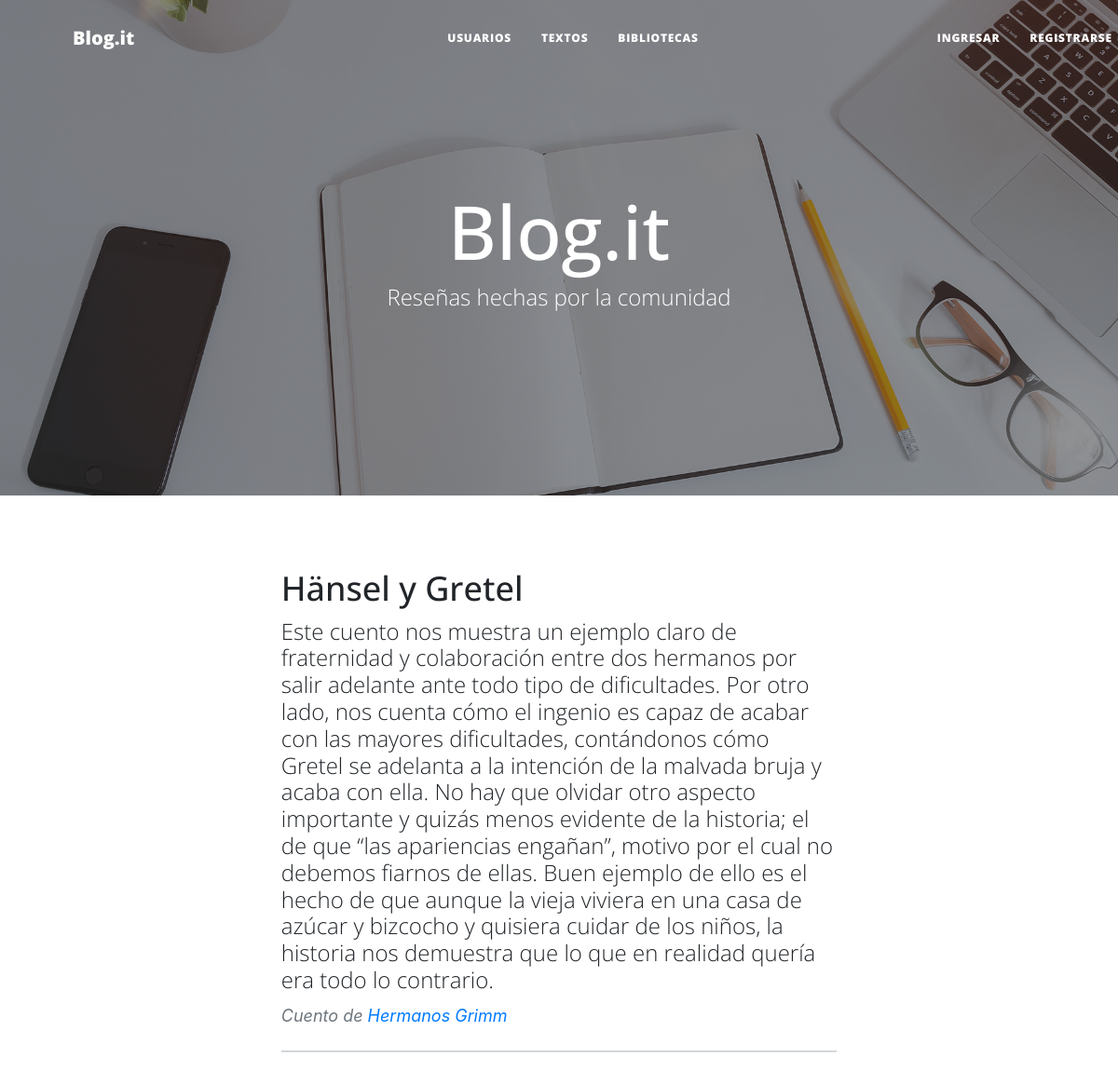
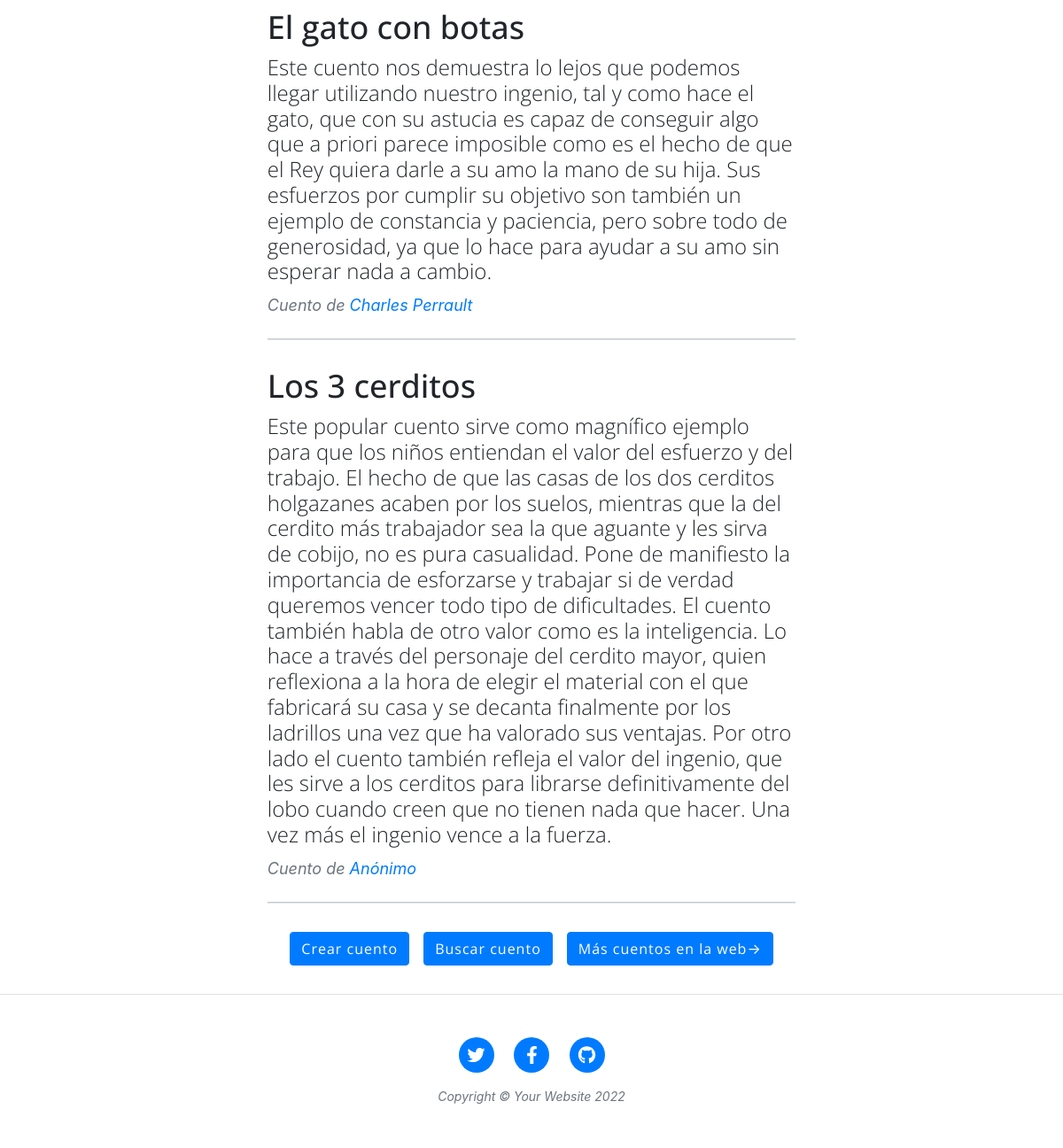
/textos/, run on the app's committed database (2 pictures, top to bottom).
### AppEntregable/models.py (models this page shows, shortened)
class Libro(models.Model):
    nombre_libro = models.CharField(max_length=100)
    autor = models.CharField(max_length=100)
    link_autor = models.URLField(max_length=200, blank=True, null=True)
    link_texto = models.URLField(max_length=200, blank=True, null=True)
    descripcion = models.CharField(max_length=1000)

### AppEntregable/views.py (the view)
# urls.py: path("textos/", textos, name="textos"),
def textos(request):
    textos = Libro.objects.all()
    context = {'textos':textos}
    return render(request,'textos.html', context=context)

### AppEntregable/template/textos.html
{% extends "padre.html" %}
{% load static %}
{% block contenidoQueCambia %}
<div class="container px-4 px-lg-5">
    <div class="row gx-4 gx-lg-5 justify-content-center">
        <div class="col-md-10 col-lg-8 col-xl-7">
            {% for texto in textos %}
            <div class="post-preview">
                <a href="{{texto.link_texto}}">
                    <h2 class="post-title">{{texto.nombre_libro}}</h2>
                    <h4 class="post-subtitle">{{texto.descripcion}}</h4>
                </a>
                <p class="post-meta">
                    Cuento de <a href={{texto.link_autor}}>{{texto.autor}}</a>
                </p>
            </div>
            <hr class="my-4" />
            {% endfor %}
            <div class="d-flex justify-content-center mb-4">
                <a class="btn btn-primary m-2" href="{% url 'crear_libro' %}">Crear cuento</a>
                <a class="btn btn-primary m-2" href="{% url 'texto_buscador' %}">Buscar cuento</a>
                <a class="btn btn-primary m-2" href="https://www.google.com/search?q=cuentos+cortos&oq=cuentos+&aqs=chrome.0.69i59j0i131i433i512j69i57j0i131i433i512j69i60l4.2595j0j7&sourceid=chrome&ie=UTF-8">Más cuentos en la web→</a>
            </div>
        </div>
    </div>
</div>
{% endblock %}

### data on the page
Libro: nombre_libro "Hänsel y Gretel", descripcion "Este cuento nos muestra un ejemplo claro de fraternidad y colaboración entre dos hermanos por salir adelante ante todo tipo de dificultades. Por otro lado, nos cuenta cómo el ingenio es capaz de acabar con las mayores dificultades, contándonos cómo Gretel se adelanta a la intención de la malvada bruja y acaba con ella. No hay que olvidar otro aspecto importante y quizás menos evidente de la historia; el de que “las apariencias engañan”, motivo por el cual no debemos fiarnos de ellas. Buen ejemplo de ello es el hecho de que aunque la vieja viviera en una casa de azúcar y bizcocho y quisiera cuidar de los niños, la historia nos demuestra que lo que en realidad quería era todo lo contrario.", autor "Hermanos Grimm"
Libro: nombre_libro "El gato con botas", descripcion "Este cuento nos demuestra lo lejos que podemos llegar utilizando nuestro ingenio, tal y como hace el gato, que con su astucia es capaz de conseguir algo que a priori parece imposible como es el hecho de que el Rey quiera darle a su amo la mano de su hija. Sus esfuerzos por cumplir su objetivo son también un ejemplo de constancia y paciencia, pero sobre todo de generosidad, ya que lo hace para ayudar a su amo sin esperar nada a cambio.", autor "Charles Perrault"
Libro: nombre_libro "Los 3 cerditos", descripcion "Este popular cuento sirve como magnífico ejemplo para que los niños entiendan el valor del esfuerzo y del trabajo. El hecho de que las casas de los dos cerditos holgazanes acaben por los suelos, mientras que la del cerdito más trabajador sea la que aguante y les sirva de cobijo, no es pura casualidad. Pone de manifiesto la importancia de esforzarse y trabajar si de verdad queremos vencer todo tipo de dificultades. El cuento también habla de otro valor como es la inteligencia. Lo hace a través del personaje del cerdito mayor, quien reflexiona a la hora de elegir el material con el que fabricará su casa y se decanta finalmente por los ladrillos una vez que ha valorado sus ventajas. Por otro…", autor "Anónimo"
